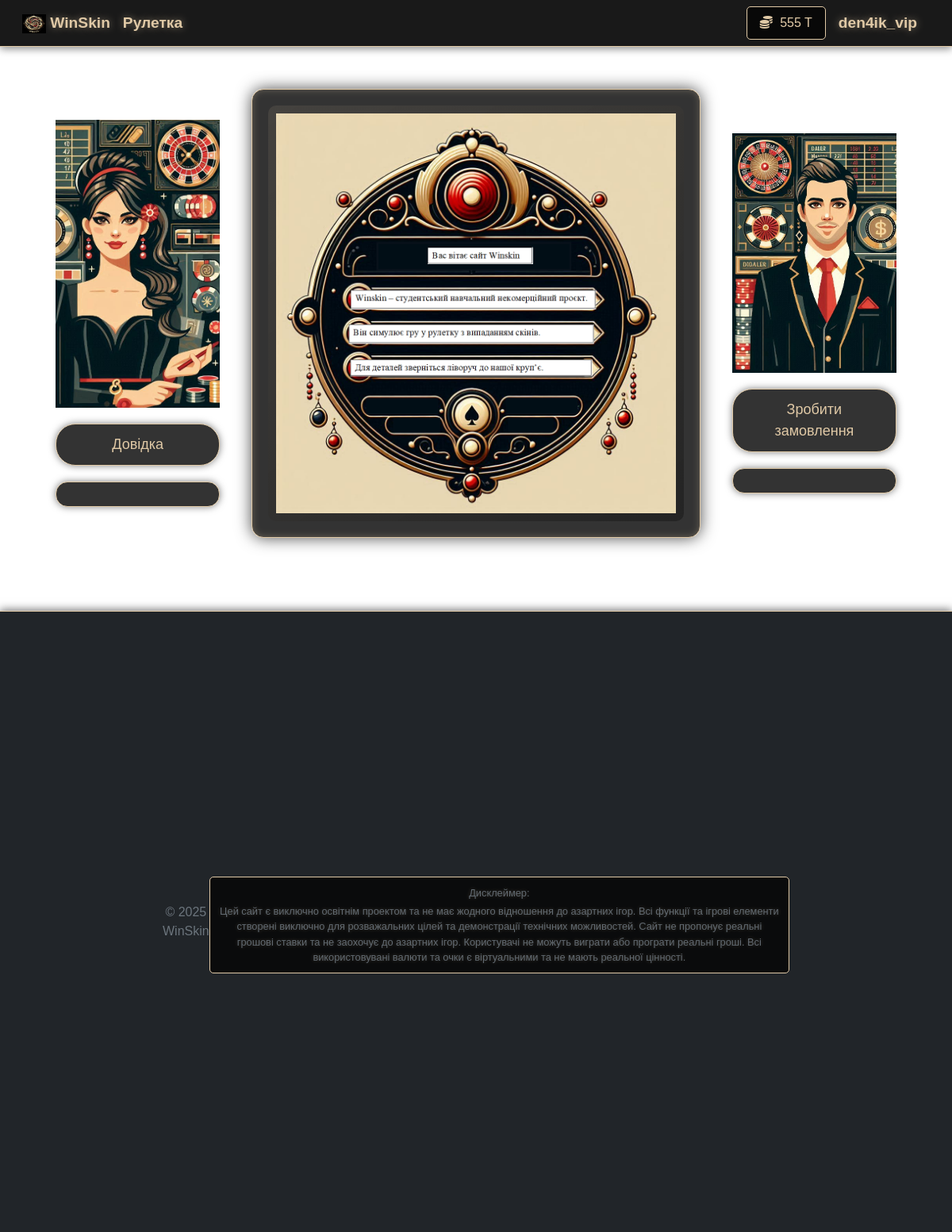
/mainpage (signed in), run on an earlier commit of the app's database.
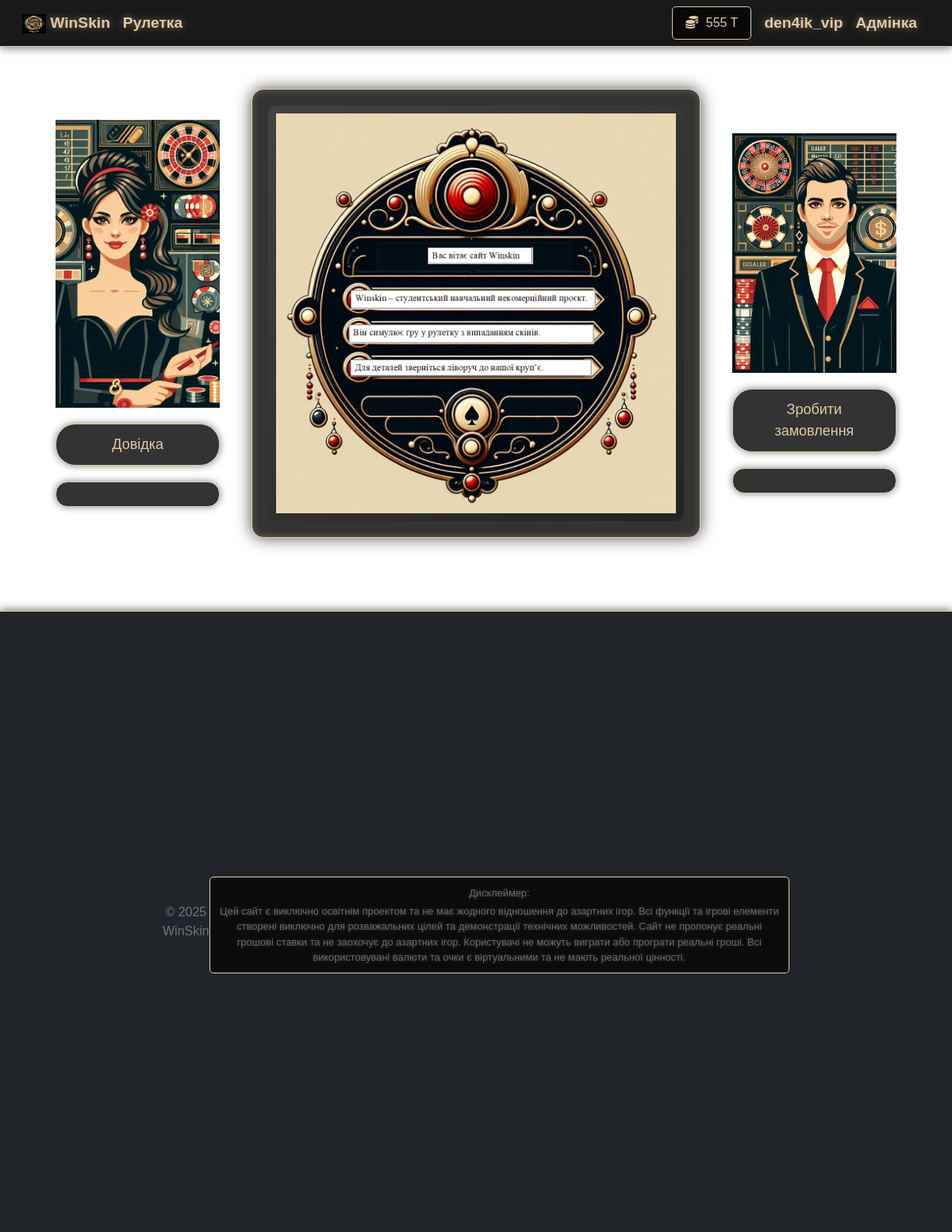
And on a later commit of the database.
### src/app.py (models this page shows)
class User(db.Model):
    id = db.Column(db.Integer, primary_key=True)
    username = db.Column(db.String(50), nullable=False, unique=True)
    email = db.Column(db.String(100), nullable=False, unique=True)
    password = db.Column(db.String(100), nullable=False)
    tugriks = db.Column(db.Integer, default=0)
    admin = db.Column(db.Boolean, nullable=False, default=False)

### src/app.py (the view)
@app.route('/mainpage')
def mainpage():
    user_id = session.get('user_id')
    user = User.query.get(user_id) if user_id else None
    return render_template('mainpage.html', user=user)

### templates/mainpage.html (shortened to what this page needs)
{% extends "base.html" %}
{% block content %}
<div class="container">
  <div class="content-wrapper">
    <div class="left-block">
      <img src="{{ url_for('static', filename='images/leftgirl.png') }}" alt="Left image">
      <button onclick="showHelp()">Довідка</button>
      <div id="helpMessage" class="help-message"></div>
    </div>
    <div class="header">
      <img src="{{ url_for('static', filename='images/Table.png') }}" alt="Header">
    </div>
    <div class="right-block">
      <img src="{{ url_for('static', filename='images/rightguy.png') }}" alt="Right image">
      <button onclick="placeOrder()">Зробити замовлення</button>
      <div id="orderResult" class="order-result"></div>
    </div>
  </div>
</div>
{% endblock %}

### templates/base.html (shortened to what this page needs)
<!DOCTYPE html>
<html lang="uk">
<head>
    <link href="https://cdn.jsdelivr.net/npm/bootstrap@5.0.2/dist/css/bootstrap.min.css" rel="stylesheet">
    <link rel="stylesheet" href="{{ url_for('static', filename='css/base.css') }}">
    <link rel="stylesheet" href="https://cdnjs.cloudflare.com/ajax/libs/font-awesome/5.15.4/css/all.min.css">
    {% block head %}
    {% if 'login' in request.path %}
    <link rel="stylesheet" href="{{ url_for('static', filename='css/login.css') }}">
    {% elif 'registration' in request.path %}
    <link rel="stylesheet" href="{{ url_for('static', filename='css/registration.css') }}">
    {% elif 'user' in request.path %}
    <link rel="stylesheet" href="{{ url_for('static', filename='css/user.css') }}">
    {% elif 'mainpage' in request.path %}
    <link rel="stylesheet" href="{{ url_for('static', filename='css/mainpage.css') }}">
    {% elif 'roulette' in request.path %}
    <link rel="stylesheet" href="{{ url_for('static', filename='css/roulette.css') }}">
    {% endif %}
    {% endblock %}
</head>
<body>
<header>
  <nav class="navbar fixed-top navbar-dark bg-dark">
    <div class="container-fluid">
      <a class="navbar-brand" href="{{ url_for('mainpage') }}">
        <img src="{{ url_for('static', filename='images/winskin-logo.png')}}" alt="" width="30" height="24" class="d-inline-block align-text-top">
        WinSkin
      </a>
      <a class="navbar-brand me-auto" href="{{ url_for('roulette') }}">
        Рулетка
      </a>
      {% if user %}
        <div class="d-flex align-items-center">
          <span class="navbar-text me-3">
            <i class="fas fa-coins text-warning"></i>
            {{ user.tugriks }} T
          </span>
          <a class="navbar-brand" href="{{ url_for('user') }}">
            {{ user.username }}
          </a>
          {% if user.admin %}
            <a class="navbar-brand" href="{{ url_for('admin_skins') }}">
              Адмінка
            </a>
          {% endif %}
        </div>
      {% else %}
        <a class="navbar-brand" href="{{ url_for('login') }}">
          Вхід
        </a>
      {% endif %}
    </div>
  </nav>
</header>
  <main class="content main">
    {% block content %}{% endblock %}
  </main>
  <footer class="footer mt-auto py-3 bg-dark text-white">
    <div class="container">
      <span class="text-muted">© 2025 WinSkin</span>
      <div class="disclaimer mt-2">
        <p class="text-muted mb-1">Дисклеймер:</p>
        <p class="text-muted small">Цей сайт є виключно освітнім проектом та не має жодного відношення до азартних ігор. Всі функції та ігрові елементи створені виключно для розважальних цілей та демонстрації технічних можливостей. Сайт не пропонує реальні грошові ставки та не заохочує до азартних ігор. Користувачі не можуть виграти або програти реальні гроші. Всі використовувані валюти та очки є віртуальними та не мають реальної цінності.</p>
      </div>
    </div>
  </footer>
</body>
</html>

### static/css/base.css (style rules this page uses)
html, body { height: 100%; margin: 0; display: flex; flex-direction: column; }
main.content { flex: 1; display: flex; flex-direction: column; }
.content { padding-top: 20px; flex: 1; }
.footer { position: relative; bottom: 0; width: 100%; background-color: rgba(0, 0, 0, 0.9); color: #e0c9a6; text-align: center; padding: 10px 0; z-index: 20; border-top: 1px solid #e0c9a6; box-shadow: 0 -2px 10px rgba(0, 0, 0, 0.5); }
.footer .container { padding: 5px; max-width: 800px; margin: 0 auto; }
.footer .disclaimer { margin: 0; background-color: rgba(0, 0, 0, 0.7); padding: 10px; border-radius: 5px; border: 1px solid #e0c9a6; }
.footer .disclaimer p { margin: 0; font-size: 0.8rem; opacity: 0.9; text-shadow: 0 0 5px rgba(224, 201, 166, 0.3); }
.navbar { background-color: rgba(0, 0, 0, 0.9) !important; border-bottom: 1px solid #e0c9a6; box-shadow: 0 2px 10px rgba(0, 0, 0, 0.5); padding: 0.5rem 1rem; }
.navbar-brand { color: #e0c9a6 !important; font-size: 1.2rem; font-weight: bold; text-shadow: 0 0 10px rgba(224, 201, 166, 0.5); transition: all 0.3s ease; }
.navbar-text { color: #e0c9a6 !important; font-size: 1rem; padding: 0.5rem 1rem; background-color: rgba(0, 0, 0, 0.7); border: 1px solid #e0c9a6; border-radius: 5px; margin: 0 0.5rem; transition: all 0.3s ease; }
.navbar .text-warning { color: #e0c9a6 !important; }
.text-warning { color: #ffd700 !important; margin-right: 5px; }

### static/css/mainpage.css (style rules this page uses)
body { margin: 0; padding: 0; font-family: Arial, sans-serif; background-image: url('../images/Hallbackground.png'); background-size: cover; background-position: center; background-attachment: fixed; min-height: 100vh; }
.container { display: flex; justify-content: center; align-items: center; padding: 20px; min-height: calc(100vh - 50px); box-sizing: border-box; width: 100%; }
.content-wrapper { display: flex; justify-content: space-between; align-items: center; width: 100%; max-width: 1400px; padding: 0 20px; }
.left-block, .right-block { display: flex; flex-direction: column; align-items: center; width: 300px; }
.header { text-align: center; padding: 20px; width: 800px; margin: 0 40px; background-color: rgba(0, 0, 0, 0.8); border: 1px solid #e0c9a6; border-radius: 15px; box-shadow: 0 0 20px rgba(0, 0, 0, 0.7), inset 0 0 10px rgba(224, 201, 166, 0.3); }
.header img { width: 100%; height: auto; border-radius: 10px; padding: 10px; background: linear-gradient(145deg, rgba(224, 201, 166, 0.1), rgba(0, 0, 0, 0.3)); }
.left-block img, .right-block img { width: 100%; height: auto; margin-bottom: 20px; }
button { padding: 12px 24px; font-size: 18px; background-color: rgba(0, 0, 0, 0.8); color: #e0c9a6; border: 1px solid #e0c9a6; border-radius: 25px; cursor: pointer; transition: all 0.3s; width: 100%; box-shadow: 0 0 10px rgba(0, 0, 0, 0.5); }
.help-message, .order-result { margin-top: 20px; font-size: 18px; background-color: rgba(0, 0, 0, 0.8); color: #e0c9a6; padding: 15px; border-radius: 15px; text-align: center; width: 100%; border: 1px solid #e0c9a6; box-shadow: 0 0 10px rgba(0, 0, 0, 0.5); }

What changed in the data, as far as the page shows it:
changed User "den4ik_vip": admin False → True (drawn)
Also different on the page:
text now shown: "Адмінка"
